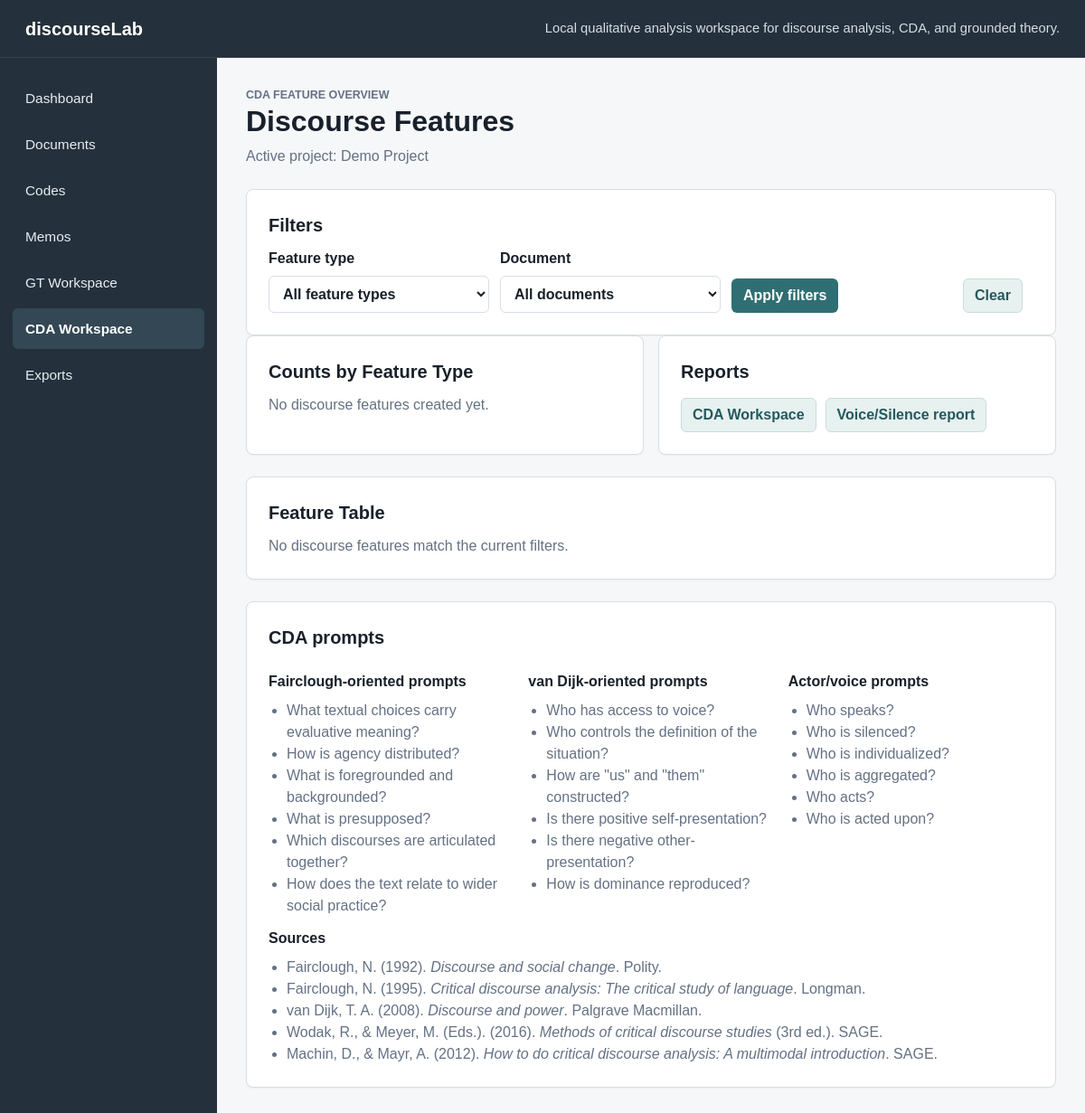
The page /cda/features on the database as committed earlier.
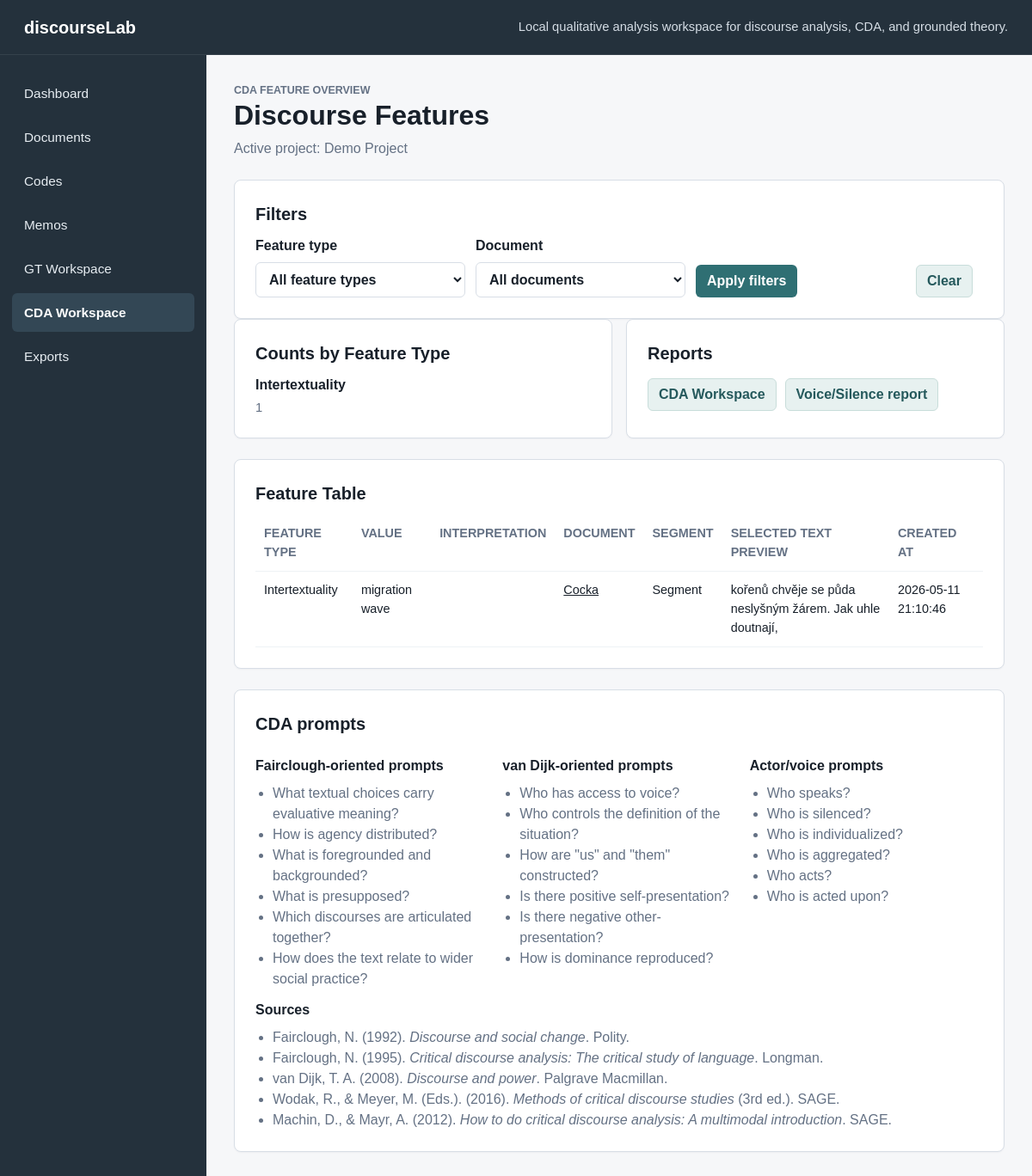
The same page on the database as committed later.
### tables this page shows
CREATE TABLE projects (
    id INTEGER PRIMARY KEY AUTOINCREMENT,
    name TEXT NOT NULL,
    description TEXT,
    created_at TEXT NOT NULL DEFAULT CURRENT_TIMESTAMP,
    updated_at TEXT NOT NULL DEFAULT CURRENT_TIMESTAMP
);

CREATE TABLE discourse_features (
            id INTEGER PRIMARY KEY AUTOINCREMENT,
            segment_id INTEGER NOT NULL,
            feature_type TEXT NOT NULL,
            value TEXT NOT NULL,
            interpretation TEXT,
            created_at TEXT NOT NULL DEFAULT CURRENT_TIMESTAMP,
            updated_at TEXT NOT NULL DEFAULT CURRENT_TIMESTAMP,
            FOREIGN KEY (segment_id) REFERENCES segments (id) ON DELETE CASCADE
        );

CREATE TABLE documents (
    id INTEGER PRIMARY KEY AUTOINCREMENT,
    project_id INTEGER NOT NULL,
    title TEXT NOT NULL,
    original_filename TEXT,
    file_type TEXT,
    text_content TEXT,
    note TEXT,
    created_at TEXT NOT NULL DEFAULT CURRENT_TIMESTAMP,
    updated_at TEXT NOT NULL DEFAULT CURRENT_TIMESTAMP,
    FOREIGN KEY (project_id) REFERENCES projects (id) ON DELETE CASCADE
);

CREATE TABLE segments (
    id INTEGER PRIMARY KEY AUTOINCREMENT,
    document_id INTEGER NOT NULL,
    selected_text TEXT NOT NULL,
    start_offset INTEGER NOT NULL,
    end_offset INTEGER NOT NULL,
    note TEXT,
    created_at TEXT NOT NULL DEFAULT CURRENT_TIMESTAMP,
    updated_at TEXT NOT NULL DEFAULT CURRENT_TIMESTAMP, name TEXT,
    FOREIGN KEY (document_id) REFERENCES documents (id) ON DELETE CASCADE
);

### app.py (the view)
    @app.route("/cda/features")
    def cda_features():
        active_project = get_active_project()
        filters = {
            "feature_type": request.args.get("feature_type", "").strip(),
            "document_id": request.args.get("document_id", "").strip(),
        }
        return render_template(
            "cda_features.html",
            title="CDA Feature Overview",
            active_page="cda",
            active_project=active_project,
            features=get_discourse_features_for_project(active_project["id"], filters),
            counts=get_discourse_feature_counts(active_project["id"]),
            documents=get_documents_for_memo_links(active_project["id"]),
            filters=filters,
            feature_type_labels=DISCOURSE_FEATURE_TYPES,
        )

### app.py (called while the page is built, shortened)
def get_db() -> sqlite3.Connection:
    if "db" not in g:
        g.db = sqlite3.connect(DATABASE)
        g.db.row_factory = sqlite3.Row
        g.db.execute("PRAGMA foreign_keys = ON")
    return g.db

def query_one(sql: str, params: tuple = ()) -> sqlite3.Row | None:
    return get_db().execute(sql, params).fetchone()

def query_all(sql: str, params: tuple = ()) -> list[sqlite3.Row]:
    return get_db().execute(sql, params).fetchall()

def get_active_project() -> sqlite3.Row:
    project = query_one(
        """
        SELECT id, name, description, created_at, updated_at
        FROM projects
        ORDER BY id
        LIMIT 1
        """
    )
    if project is not None:
        return project

def get_discourse_feature_counts(project_id: int) -> list[sqlite3.Row]:
    return query_all(
        """
        SELECT discourse_features.feature_type, COUNT(*) AS count
        FROM discourse_features
        JOIN segments ON segments.id = discourse_features.segment_id
        JOIN documents ON documents.id = segments.document_id
        WHERE documents.project_id = ?
        GROUP BY discourse_features.feature_type
        ORDER BY count DESC, discourse_features.feature_type
        """,
        (project_id,),
    )

def get_documents_for_memo_links(project_id: int) -> list[sqlite3.Row]:
    return query_all(
        """
        SELECT id, title
        FROM documents
        WHERE project_id = ?
        ORDER BY title COLLATE NOCASE
        """,
        (project_id,),
    )

### templates/cda_features.html (shortened to what this page needs)
{% extends "base.html" %}
{% block content %}
<section class="page-header">
    <p class="eyebrow">CDA feature overview</p>
    <h1>Discourse Features</h1>
    <p>Active project: {{ active_project.name }}</p>
</section>
<section class="info-panel">
    <h2>Filters</h2>
    <form class="filter-form" method="get" action="{{ url_for('cda_features') }}">
        <label>
            <span>Feature type</span>
            <select name="feature_type">
                <option value="">All feature types</option>
            </select>
        </label>
        <label>
            <span>Document</span>
            <select name="document_id">
                <option value="">All documents</option>
            </select>
        </label>
        <button type="submit" class="button-primary">Apply filters</button>
        <a class="button-secondary" href="{{ url_for('cda_features') }}">Clear</a>
    </form>
</section>
<section class="dashboard-grid">
    <article class="info-panel">
        <h2>Counts by Feature Type</h2>
        {% if counts %}
            <ul class="compact-list">
                {% for row in counts %}
                    <li><span>{{ feature_type_labels[row.feature_type] }}</span><span>{{ row.count }}</span></li>
                {% endfor %}
            </ul>
        {% else %}
            <p>No discourse features created yet.</p>
        {% endif %}
    </article>
    <article class="info-panel">
        <h2>Reports</h2>
        <div class="link-row">
            <a class="button-secondary" href="{{ url_for('cda_workspace') }}">CDA Workspace</a>
            <a class="button-secondary" href="{{ url_for('cda_voice_silence') }}">Voice/Silence report</a>
        </div>
    </article>
</section>
<section class="info-panel">
    <h2>Feature Table</h2>
    {% if features %}
        <div class="table-wrap">
            <table class="data-table report-table">
                <thead>
                    <tr>
                        <th>Feature type</th>
                        <th>Value</th>
                        <th>Interpretation</th>
                        <th>Document</th>
                        <th>Segment</th>
                        <th>Selected text preview</th>
                        <th>Created at</th>
                    </tr>
                </thead>
                <tbody>
                    {% for feature in features %}
                        <tr>
                            <td>{{ feature_type_labels[feature.feature_type] }}</td>
                            <td>{{ feature.value }}</td>
                            <td>{{ feature.interpretation or "" }}</td>
                            <td><a href="{{ url_for('document_view', document_id=feature.document_id) }}">{{ feature.document_title }}</a></td>
                            <td>{{ feature.segment_name or "Segment" }}</td>
                            <td>{{ feature.selected_text[:140] }}{% if feature.selected_text|length > 140 %}...{% endif %}</td>
                            <td>{{ feature.created_at }}</td>
                        </tr>
                    {% endfor %}
                </tbody>
            </table>
        </div>
    {% else %}
        <p>No discourse features match the current filters.</p>
    {% endif %}
</section>
{% include "_cda_helper.html" %}
{% endblock %}

### templates/base.html (shortened to what this page needs)
<!doctype html>
<html lang="en">
<head>
    <link rel="stylesheet" href="{{ url_for('static', filename='style.css') }}">
</head>
<body>
    <div class="app-shell">
        <header class="topbar">
            <div class="app-name">discourseLab</div>
            <div class="app-context">Local qualitative analysis workspace for discourse analysis, CDA, and grounded theory.</div>
        </header>
        <aside class="sidebar" aria-label="Main navigation">
            <nav class="sidebar-nav">
                <a href="{{ url_for('dashboard') }}" class="{{ 'active' if active_page == 'dashboard' else '' }}">Dashboard</a>
                <a href="{{ url_for('documents') }}" class="{{ 'active' if active_page == 'documents' else '' }}">Documents</a>
                <a href="{{ url_for('codes') }}" class="{{ 'active' if active_page == 'codes' else '' }}">Codes</a>
                <a href="{{ url_for('memos') }}" class="{{ 'active' if active_page == 'memos' else '' }}">Memos</a>
                <a href="{{ url_for('gt_workspace') }}" class="{{ 'active' if active_page == 'gt' else '' }}">GT Workspace</a>
                <a href="{{ url_for('cda_workspace') }}" class="{{ 'active' if active_page == 'cda' else '' }}">CDA Workspace</a>
                <a href="{{ url_for('exports') }}" class="{{ 'active' if active_page == 'exports' else '' }}">Exports</a>
            </nav>
        </aside>
        <main class="content">
            {% block content %}{% endblock %}
        </main>
    </div>
</body>
</html>

### templates/_cda_helper.html
<section class="info-panel helper-panel cda-helper">
    <h2>CDA prompts</h2>
    <div class="helper-grid">
        <div>
            <h3>Fairclough-oriented prompts</h3>
            <ul>
                <li>What textual choices carry evaluative meaning?</li>
                <li>How is agency distributed?</li>
                <li>What is foregrounded and backgrounded?</li>
                <li>What is presupposed?</li>
                <li>Which discourses are articulated together?</li>
                <li>How does the text relate to wider social practice?</li>
            </ul>
        </div>
        <div>
            <h3>van Dijk-oriented prompts</h3>
            <ul>
                <li>Who has access to voice?</li>
                <li>Who controls the definition of the situation?</li>
                <li>How are "us" and "them" constructed?</li>
                <li>Is there positive self-presentation?</li>
                <li>Is there negative other-presentation?</li>
                <li>How is dominance reproduced?</li>
            </ul>
        </div>
        <div>
            <h3>Actor/voice prompts</h3>
            <ul>
                <li>Who speaks?</li>
                <li>Who is silenced?</li>
                <li>Who is individualized?</li>
                <li>Who is aggregated?</li>
                <li>Who acts?</li>
                <li>Who is acted upon?</li>
            </ul>
        </div>
    </div>
    <h3>Sources</h3>
    <ul class="source-list">
        <li>Fairclough, N. (1992). <em>Discourse and social change</em>. Polity.</li>
        <li>Fairclough, N. (1995). <em>Critical discourse analysis: The critical study of language</em>. Longman.</li>
        <li>van Dijk, T. A. (2008). <em>Discourse and power</em>. Palgrave Macmillan.</li>
        <li>Wodak, R., &amp; Meyer, M. (Eds.). (2016). <em>Methods of critical discourse studies</em> (3rd ed.). SAGE.</li>
        <li>Machin, D., &amp; Mayr, A. (2012). <em>How to do critical discourse analysis: A multimodal introduction</em>. SAGE.</li>
    </ul>
</section>

### static/style.css (style rules this page uses)
:root { --bg: #f6f7f9; --surface: #ffffff; --surface-muted: #eef2f5; --border: #d8dee6; --text: #18202a; --muted: #647184; --accent: #2f6f73; --accent-dark: #25595c; --accent-soft: #e7f1f0; --sidebar: #24313c; --sidebar-active: #334755; }
* { box-sizing: border-box; }
body { margin: 0; min-height: 100vh; background: var(--bg); color: var(--text); font-family: Arial, Helvetica, sans-serif; line-height: 1.5; }
a { color: inherit; }
.app-shell { display: grid; min-height: 100vh; grid-template-columns: 240px 1fr; grid-template-rows: 64px 1fr; }
.topbar { grid-column: 1 / -1; display: flex; align-items: center; justify-content: space-between; gap: 24px; padding: 0 28px; color: #ffffff; background: var(--sidebar); border-bottom: 1px solid rgba(255, 255, 255, 0.08); }
.app-name { font-size: 1.25rem; font-weight: 700; }
.app-context { color: #d5dde5; font-size: 0.92rem; text-align: right; }
.sidebar { background: var(--sidebar); color: #e7edf2; padding: 22px 14px; }
.sidebar-nav { display: flex; flex-direction: column; gap: 6px; }
.sidebar-nav a { display: block; padding: 11px 14px; border-radius: 6px; text-decoration: none; font-size: 0.96rem; }
.sidebar-nav a.active { background: var(--sidebar-active); color: #ffffff; font-weight: 700; }
.content { padding: 32px; max-width: 1240px; width: 100%; }
.page-header { margin-bottom: 24px; }
.page-header h1 { margin: 0 0 8px; font-size: 2rem; line-height: 1.2; }
.page-header p { margin: 0; max-width: 760px; color: var(--muted); }
.eyebrow { margin-bottom: 6px; color: var(--accent-dark); font-size: 0.78rem; font-weight: 700; letter-spacing: 0; text-transform: uppercase; }
.dashboard-grid { display: grid; grid-template-columns: repeat(2, minmax(0, 1fr)); gap: 16px; margin-bottom: 24px; }
.metric-card, .info-panel { background: var(--surface); border: 1px solid var(--border); border-radius: 8px; box-shadow: 0 1px 2px rgba(24, 32, 42, 0.04); }
.info-panel { padding: 24px; }
.info-panel h2 { margin: 0 0 10px; font-size: 1.25rem; }
label { display: grid; gap: 7px; color: var(--text); font-weight: 700; }
input, select, textarea { width: 100%; border: 1px solid var(--border); border-radius: 6px; padding: 10px 11px; color: var(--text); background: #ffffff; font: inherit; }
button, .button-primary, .button-secondary, .button-danger { display: inline-flex; align-items: center; justify-content: center; min-height: 38px; width: fit-content; border: 1px solid transparent; border-radius: 6px; padding: 8px 12px; font: inherit; font-weight: 700; line-height: 1; text-decoration: none; cursor: pointer; }
.button-primary { color: #ffffff; background: var(--accent); }
.button-secondary { color: var(--accent-dark); background: var(--accent-soft); border-color: #c8ddda; }
.table-wrap { overflow-x: auto; }
.data-table { width: 100%; min-width: 820px; border-collapse: collapse; font-size: 0.95rem; }
.data-table th, .data-table td { padding: 11px 10px; border-bottom: 1px solid var(--surface-muted); text-align: left; vertical-align: top; }
.data-table th { color: var(--muted); font-size: 0.82rem; text-transform: uppercase; }
.compact-list { display: grid; gap: 10px; list-style: none; margin: 0; padding: 0; }
.compact-list li { display: grid; gap: 3px; padding-bottom: 10px; border-bottom: 1px solid var(--surface-muted); }
.compact-list li:last-child { padding-bottom: 0; border-bottom: 0; }
.compact-list span:first-child { color: var(--text); font-weight: 700; }
.compact-list span:last-child { color: var(--muted); font-size: 0.92rem; }
.filter-form { display: grid; grid-template-columns: repeat(3, minmax(0, 1fr)) auto auto; align-items: end; gap: 12px; }
.link-row { display: flex; flex-wrap: wrap; gap: 10px; margin-top: 14px; }
.helper-grid { display: grid; grid-template-columns: repeat(3, minmax(0, 1fr)); gap: 16px; }
.cda-helper h3 { margin: 12px 0 8px; font-size: 1rem; }
.cda-helper ul, .interpretation-panel ul, .source-list { margin: 0; padding-left: 20px; color: var(--muted); }
.report-table td, .report-table th { font-size: 0.9rem; }
.helper-panel { margin-top: 24px; }

Rows that differ between the two databases and show on the page:
added discourse_features: feature_type "Intertextuality", value "migration wave", document_title "Cocka", segment_name "Segment", selected_text "kořenů chvěje se půda neslyšným žárem. Jak uhle doutnají,", created_at "2026-05-11 21:10:46"
Other text that changed with them:
new list line: "Intertextuality 1"
text no longer shown: "No discourse features created yet. No discourse features match the current filters."
text now shown: "FEATURE TYPE VALUE INTERPRETATION DOCUMENT SEGMENT SELECTED TEXT PREVIEW CREATED AT"
